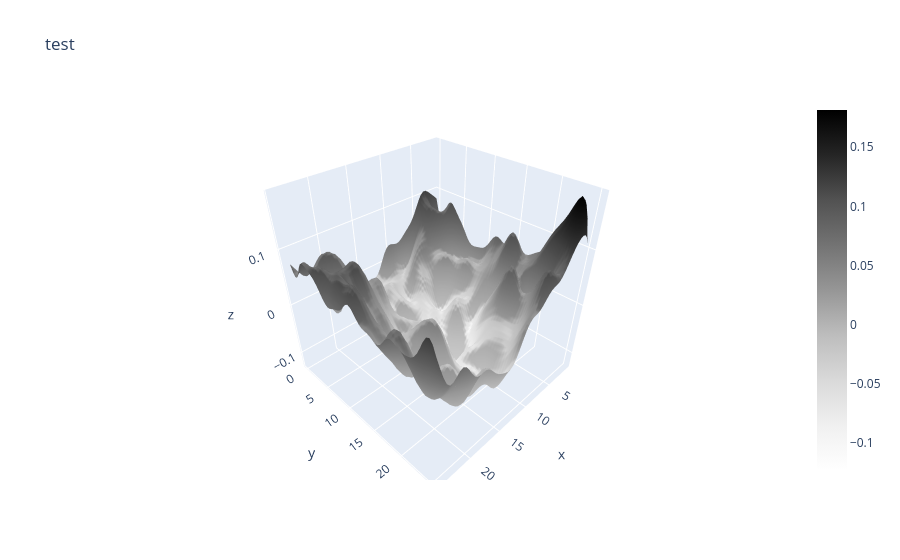

This figure's notebook cell:
### Code cell
# Graphing the filtered flattened surface with plotly
print('plotting the last one')
fig = go.Figure(data=go.Surface(x=xseggrid[i],y=yseggrid[i],z=sollast_FT_filtered_IFT_real, colorscale="greys"))
fig.update_layout(scene = dict(
            xaxis_title='x',
            yaxis_title='y',
            zaxis_title='z'),
            title='test')

### Figure 1 — Plotly figure (JSON) as saved in the notebook; plotly's stock layout.template omitted (floating-point values rounded to 4 significant figures; data arrays with more than 128 entries replaced by an {"elided": "..."} marker saying what was removed)
{"data": [{"colorscale": [[0, "rgb(255,255,255)"], [0.125, "rgb(240,240,240)"], [0.25, "rgb(217,217,217)"], [0.375, "rgb(189,189,189)"], [0.5, "rgb(150,150,150)"], [0.625, "rgb(115,115,115)"], [0.75, "rgb(82,82,82)"], [0.875, "rgb(37,37,37)"], [1, "rgb(0,0,0)"]], "type": "surface", "x": {"elided": "59x55 float values"}, "y": {"elided": "59x55 float values"}, "z": {"elided": "59x55 float values"}}], "layout": {"scene": {"xaxis": {"title": {"text": "x"}}, "yaxis": {"title": {"text": "y"}}, "zaxis": {"title": {"text": "z"}}}, "title": {"text": "test"}}}
